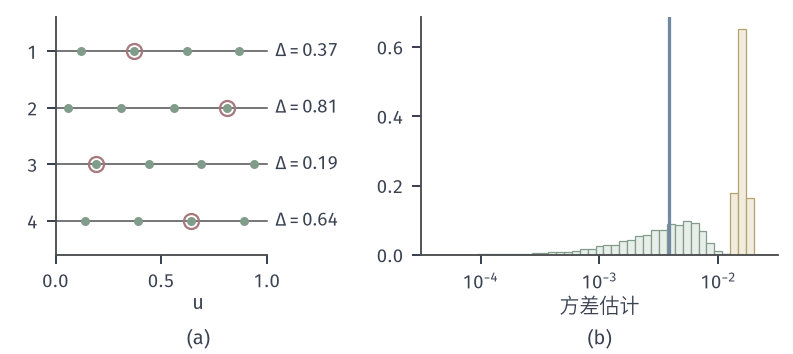

Python code for this plot:
from pathlib import Path
import sys
HERE = Path(__file__).resolve().parent
sys.path.insert(0, str(HERE.parent/"mcerr-common"))
from mcerr_fig import *
# Shifted grid groups for I = int_0^1 e^u du: group r uses U_i = (i/4 + Delta_r) mod 1, i = 0..3.
# (a) the four groups with Delta = 0.37, 0.81, 0.19, 0.64 (green dots, red ring marks the point i = 0, i.e. Delta itself).
# (b) 5000 repetitions of the whole experiment (R = 4 groups, seed 3133): histogram of the correct estimate
#     s_Q^2 / R (green) and of the naive estimate S^2/(nR) from the 16 pooled values (yellow);
#     true Var(Q-bar) = Var(Q)/4 (blue line), Var(Q) by fine quadrature over Delta.
Ds = [0.37, 0.81, 0.19, 0.64]
fig, (a, b) = figure(width_mm=112, height_mm=50, ncols=2, gridspec_kw={'width_ratios': [1, 1.25]})
panel(fig, left=.07, right=.98, bottom=.28, top=.95, wspace=.25)
for r, d in enumerate(Ds):
    y = 4 - r; a.plot([0, 1], [y, y], color=STROKE, lw=.6)
    p = (np.arange(4)/4 + d) % 1
    a.plot(p, [y]*4, 'o', ms=3.6, color=GREEN, mew=0)
    a.plot([d], [y], 'o', ms=6, mfc='none', mec=RED, mew=.9)
    lab(a, 1.04, y, r'$\Delta=%.2f$' % d, INK, va='center')
a.set_xlim(0, 1.35); a.set_ylim(.4, 4.6); a.set_xticks([0, .5, 1]); a.set_yticks([1, 2, 3, 4]); a.set_yticklabels(['4', '3', '2', '1'])
a.spines['bottom'].set_bounds(0, 1); axlab(a, '$u$')
x = (np.arange(400000)+.5)/400000; q = np.mean([np.exp((x+i/4) % 1) for i in range(4)], axis=0); vq = q.var()
rng = np.random.default_rng(3133); E = 5000
Dl = rng.random((E, 4)); pts = (Dl[:, :, None] + np.arange(4)/4) % 1; v = np.exp(pts)
Q = v.mean(2); good = Q.var(1, ddof=1)/4; naive = v.reshape(E, 16).var(1, ddof=1)/16
bins = np.logspace(-4.5, -1.5, 46)
for arr, fc, ec in [(good, GREEN_FILL, GREEN), (naive, YELLOW_FILL, YELLOW)]:
    h, e = np.histogram(arr, bins=bins); b.bar(e[:-1], h/E, width=np.diff(e), align='edge', color=fc, edgecolor=ec, lw=.5)
b.axvline(vq/4, color=BLUE, lw=1.3)
b.set_xscale('log'); b.set_xlim(10**-4.5, 10**-1.5); logticks(b, [-4, -3, -2], 'x'); b.set_yticks([0, .2, .4, .6]); axlab(b, '方差估计')
tags(fig, (a, b))
save(fig, HERE, 'figure', {'var_Q': vq, 'var_Qbar': vq/4, 'mean_good': float(good.mean()), 'median_good': float(np.median(good)),
     'mean_naive': float(naive.mean()), 'frac_good_below_true': float(np.mean(good < vq/4))})
